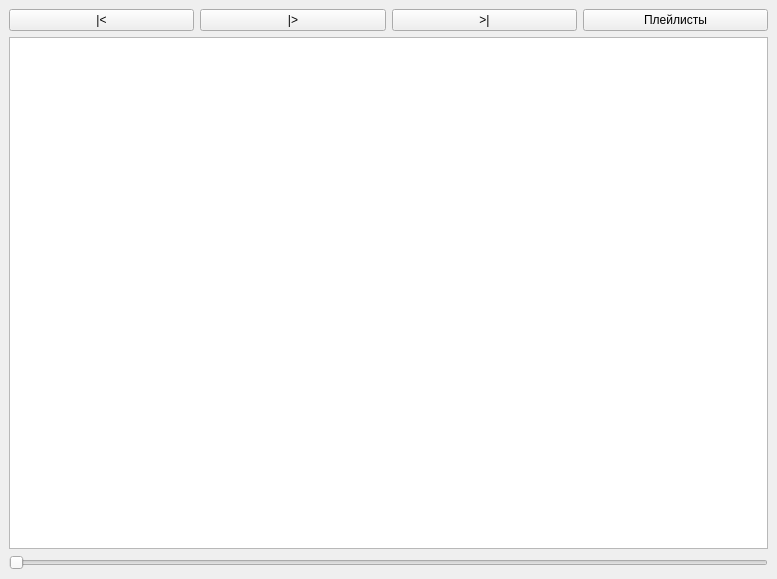
<?xml version="1.0" encoding="UTF-8"?>
<ui version="4.0">
 <class>MainWindow</class>
 <widget class="QMainWindow" name="MainWindow">
  <property name="geometry">
   <rect>
    <x>0</x>
    <y>0</y>
    <width>777</width>
    <height>579</height>
   </rect>
  </property>
  <property name="windowTitle">
   <string>MainWindow</string>
  </property>
  <widget class="QWidget" name="centralwidget">
   <layout class="QGridLayout" name="gridLayout_2">
    <item row="0" column="0">
     <layout class="QVBoxLayout" name="verticalLayout">
      <item>
       <layout class="QHBoxLayout" name="horizontalLayout_2">
        <item>
         <widget class="QPushButton" name="previous">
          <property name="text">
           <string>|&lt;</string>
          </property>
         </widget>
        </item>
        <item>
         <widget class="QPushButton" name="play">
          <property name="text">
           <string>|&gt;</string>
          </property>
         </widget>
        </item>
        <item>
         <widget class="QPushButton" name="next">
          <property name="text">
           <string>&gt;|</string>
          </property>
         </widget>
        </item>
        <item>
         <widget class="QPushButton" name="playlists">
          <property name="text">
           <string>Плейлисты</string>
          </property>
         </widget>
        </item>
       </layout>
      </item>
      <item>
       <widget class="QListView" name="musicList"/>
      </item>
      <item>
       <widget class="QSlider" name="duration">
        <property name="maximum">
         <number>100</number>
        </property>
        <property name="orientation">
         <enum>Qt::Horizontal</enum>
        </property>
       </widget>
      </item>
     </layout>
    </item>
   </layout>
  </widget>
 </widget>
 <resources/>
 <connections/>
</ui>
